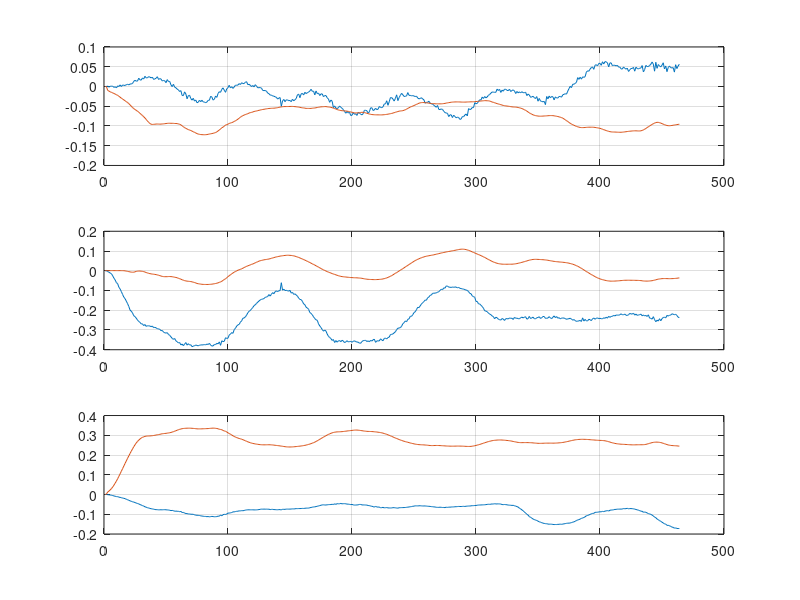

The MATLAB script that drew this image: (Note: this script raises an error after producing the figure.)
addpath ("RotationsLib")
data_camera_traj = csvread('camerapose_trajectory.csv');
data_camera_traj_imu_smoothed = csvread('camimucalib_trajectory.csv');

txyz_camera_traj = data_camera_traj(:, 5:7);
quat_camera_traj = data_camera_traj(:, 1:4);

txyz_camera_traj_imu_smoothed = data_camera_traj_imu_smoothed(:, 5:7);
quat_camera_traj_imu_smoothed = data_camera_traj_imu_smoothed(:, 1:4);

figure(1)
subplot(311)
plot(txyz_camera_traj(:, 1));
hold on;
plot(txyz_camera_traj_imu_smoothed(:, 1));
hold off;
grid;
subplot(312)
plot(txyz_camera_traj(:, 2));
hold on;
plot(txyz_camera_traj_imu_smoothed(:, 2));
hold off;
grid;
subplot(313)
plot(txyz_camera_traj(:, 3));
hold on;
plot(txyz_camera_traj_imu_smoothed(:, 3));
hold off;
grid;

euler_camera_traj = [];
for i=1:length(quat_camera_traj)
  quaternion = [quat_camera_traj(i,4), quat_camera_traj(i,1), 
                quat_camera_traj(i,2), quat_camera_traj(i,3)];
  euler_camera_traj = [euler_camera_traj; EulerFromQuat(quaternion)*180/pi];
end

euler_camera_traj_imu_smoothed = [];
for i=1:length(quat_camera_traj_imu_smoothed)
  quaternion = [quat_camera_traj_imu_smoothed(i,4), quat_camera_traj_imu_smoothed(i,1), 
                quat_camera_traj_imu_smoothed(i,2), quat_camera_traj_imu_smoothed(i,3)];
  euler_camera_traj_imu_smoothed = [euler_camera_traj_imu_smoothed; EulerFromQuat(quaternion)*180/pi];
end

figure(2)
subplot(311)
plot(euler_camera_traj(:, 1));
hold on;
plot(euler_camera_traj_imu_smoothed(:, 1));
hold off;
grid;
subplot(312)
plot(euler_camera_traj(:, 2));
hold on;
plot(euler_camera_traj_imu_smoothed(:, 2));
hold off;
grid;
subplot(313)
plot(euler_camera_traj(:, 3));
hold on;
plot(euler_camera_traj_imu_smoothed(:, 3));
hold off;
grid;